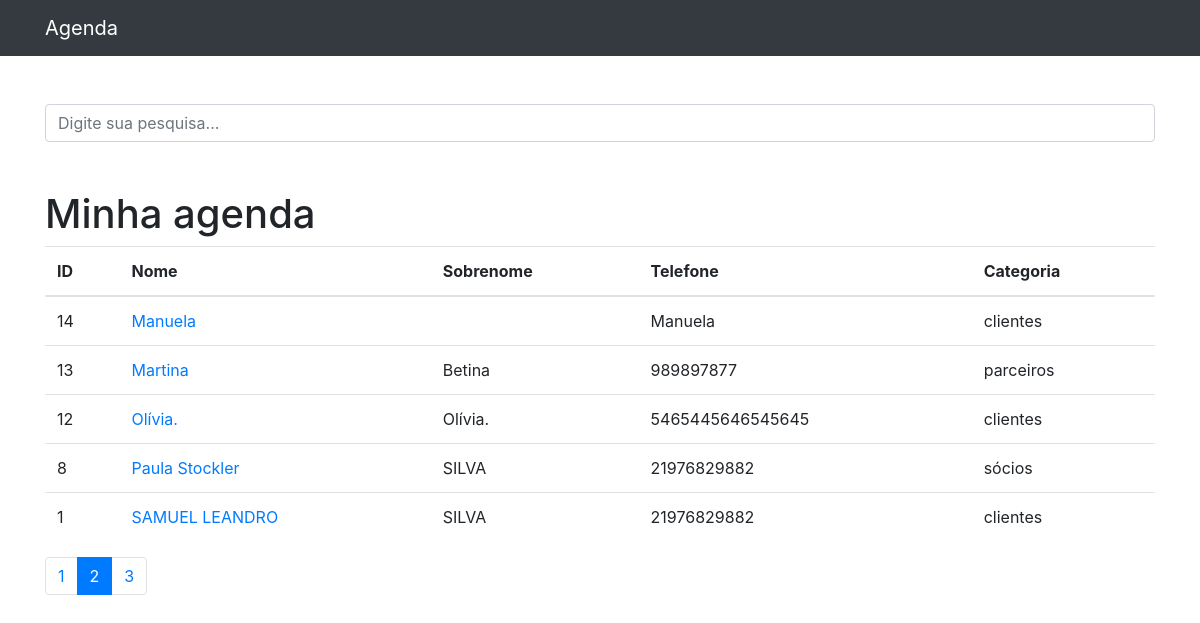
Page /?p=2 on the committed database.
### contatos/models.py (models this page shows, shortened)
class Contato (models.Model):
    nome = models.CharField(max_length=150)
    sobrenome = models.CharField(max_length=255, blank=True)
    telefone = models.CharField(max_length=255)
    email = models.CharField(max_length=255, blank=True)
    data_criacao = models.DateTimeField(default=timezone.now)
    descricao = models.TextField(blank=True)
    categoria = models.ForeignKey(Categoria, on_delete= DO_NOTHING)
    mostrar = models.BooleanField(default=True)

class Categoria (models.Model):
    nome = models.CharField(max_length=150)
    def __str__(self):
        return self.nome

### contatos/views.py (the view)
# urls.py: path('', views.index, name='index'),
def index(request):
	contatos = Contato.objects.order_by('nome').filter(mostrar=True)
	paginator = Paginator(contatos, 5)
	page = request.GET.get('p')
	contatos= paginator.get_page(page)
	return render(request, 'contatos/index.html',{
		'contatos': contatos
	})

### contatos/templates/contatos/index.html (shortened to what this page needs)
{% extends 'base.html' %}
{% block conteudo %}
<h1 class="mt-5">Minha agenda</h1>
  <table class="table">
    <thead>
      <tr>
        <th>ID</th>
        <th>Nome</th>
        <th>Sobrenome</th>
        <th>Telefone</th>
        <th>Categoria</th>
      </tr>
    </thead>
    <tbody>
      {% for contato in contatos %}
          <tr>
            <td>{{ contato.id }}</td>
            <td>
              <a href="{% url 'ver_contato' contato.id %} ">{{ contato.nome }}</a>
            </td>
            <td>{{ contato.sobrenome }}</td>
            <td>{{ contato.telefone }}</td>
            <td>{{ contato.categoria }}</td>
          </tr>
      {% endfor %}
    </tbody>
  </table>
  <nav aria-label="Page">
    <ul class="pagination">
      {% for pagina in contatos.paginator.page_range %}
        {% if contatos.number == pagina %}
          <li class="page-item active"><a class="page-link" href="?p={{ pagina }}">{{ pagina }}</a></li>
        {% else %}
          <li class="page-item"><a class="page-link" href="?p={{ pagina }}">{{ pagina }}</a></li>
        {% endif %}
      {% endfor %}
    </ul>
  </nav>
{% endblock %}

### rows in the picture
Contato: id "14", nome "Manuela", telefone "Manuela", categoria "clientes"
Contato: id "13", nome "Martina", sobrenome "Betina", telefone "989897877", categoria "parceiros"
Contato: id "12", nome "Olívia.", sobrenome "Olívia.", telefone "5465445646545645", categoria "clientes"
Contato: id "8", nome "Paula Stockler", sobrenome "SILVA", telefone "21976829882", categoria "sócios"
Contato: id "1", nome "SAMUEL LEANDRO", sobrenome "SILVA", telefone "21976829882", categoria "clientes"

### other values in the picture
{{ pagina }} "1" "3"
{{ pagina }} "2"
